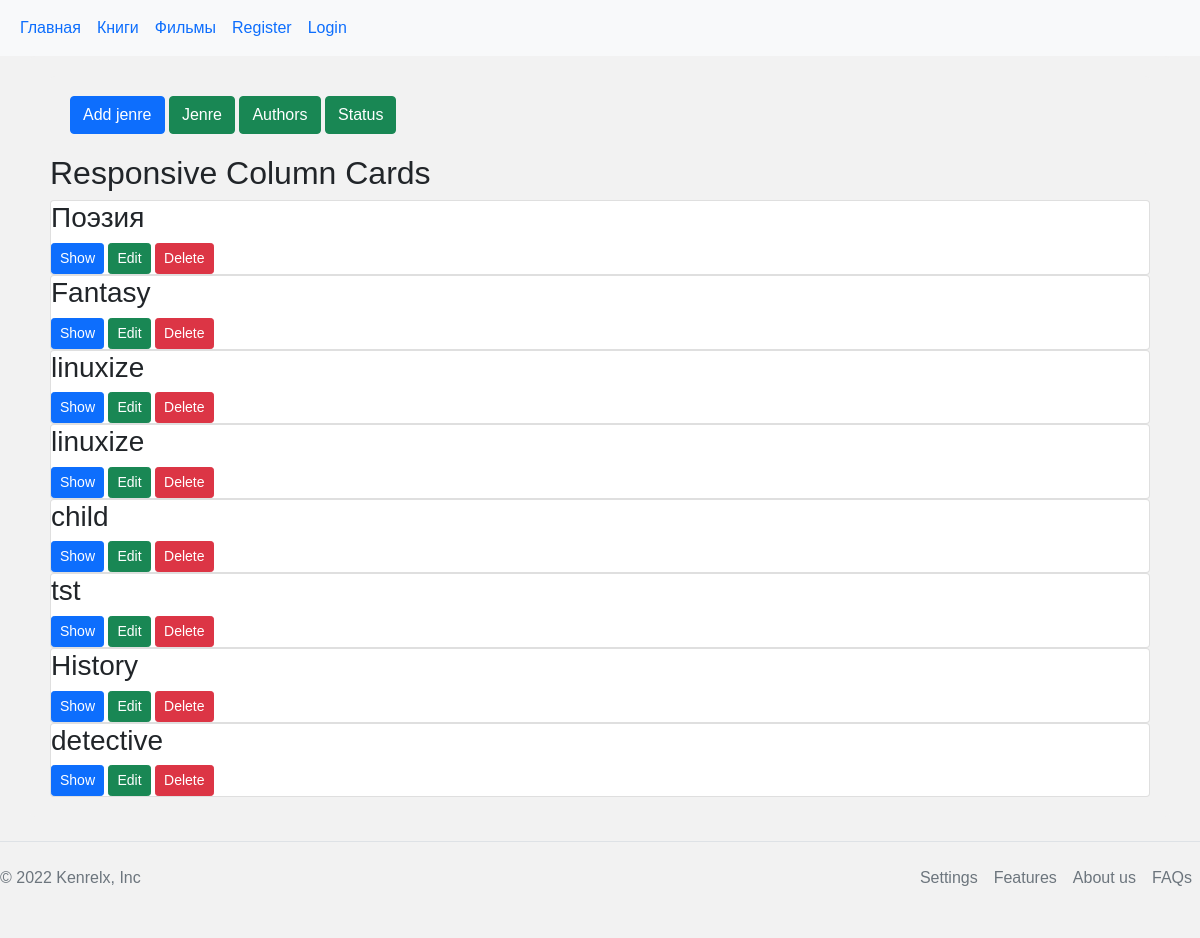
/jenre, run on an earlier commit of the app's database.
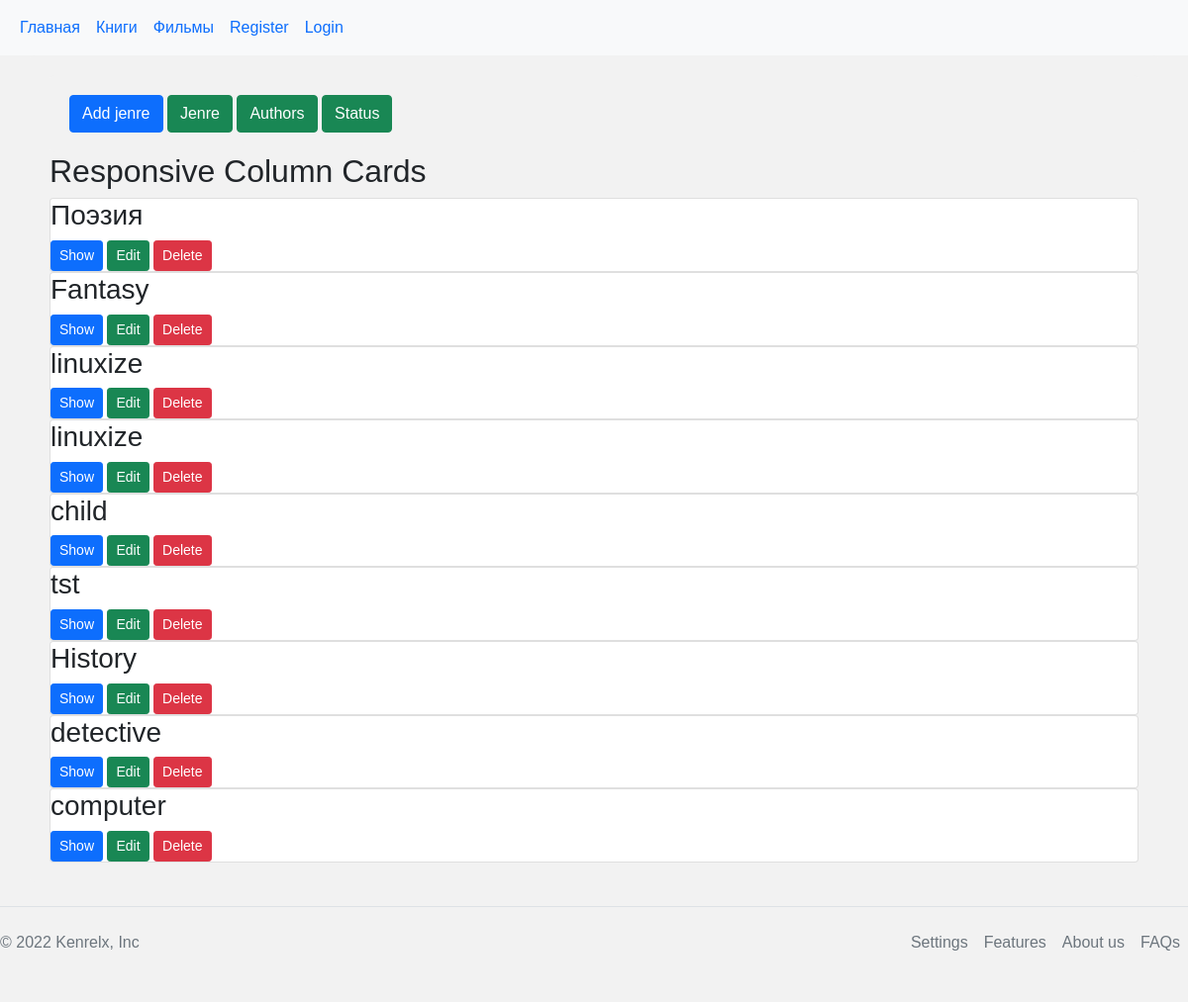
And on a later commit of the database.
### tables this page shows
CREATE TABLE jenre (
    id INTEGER PRIMARY KEY AUTOINCREMENT,
    name TEXT NOT NULL
);

### library/book.py (the view)
@bp.route('/jenre') # Функция страницы жанры
def jenre():
    db = get_db()
    jenres = db.execute(
        'SELECT * '
        ' FROM jenre'
    ).fetchall()
    print(jenres)
    return render_template('book/jenre.html', jenres=jenres, title = 'Jenres',menus=menus)

### library/auth.py (called while the page is built)
@bp.before_app_request
def load_logged_in_user():
    user_id = session.get('user_id')
    if user_id is None:
        g.user = None
    else:
        g.user = get_db().execute(
            'SELECT * FROM users WHERE id = ?', (user_id,)
        ).fetchone()

### library/db.py (called while the page is built)
def get_db():
    if 'db' not in g:
        g.db = sqlite3.connect(
            current_app.config['DATABASE'],
            detect_types=sqlite3.PARSE_DECLTYPES
        )
        g.db.row_factory = sqlite3.Row
    return g.db

### library/templates/book/jenre.html (shortened to what this page needs)
{% extends 'base.html' %}
{% block style %} <link rel="stylesheet" href="/static/css/add_book.css"> {% endblock %}
{% block content %}
<div class="container">
    <div class="container" >
        <a href="/add_jenre"> <button  type="button" class="btn btn-primary">Add jenre</button></a>
        <a href="/jenre"> <button type="button" class="btn btn-primary btn-success" >Jenre</button></a>
        <a href="/authors"> <button type="button" class="btn btn-primary btn-success ">Authors</button></a>
        <a href="/status"> <button type="button" class="btn btn-primary btn-success ">Status</button></a>
</div>
<h2>Responsive Column Cards</h2>
<div class="row">
  <div class="column">
    {% for jenre in jenres %}
    <div class="card">
      <h3>{{ jenre['name'] }}</h3>
      <div>
      <a class="btn btn-primary btn-sm btn-books "  href="#" role="button">Show</a>
      <a class="   btn btn-primary btn-sm btn-success btn-books "   href="#" role="button">Edit</a>
      <a class="  btn btn-primary btn-sm btn-danger btn-books "  href="#" role="button">Delete</a>
      </div>
    </div>
    {%  endfor %}
  </div>
</div>
</div>
{% endblock %}

What changed in the data, as far as the page shows it:
added jenre: name "computer"
